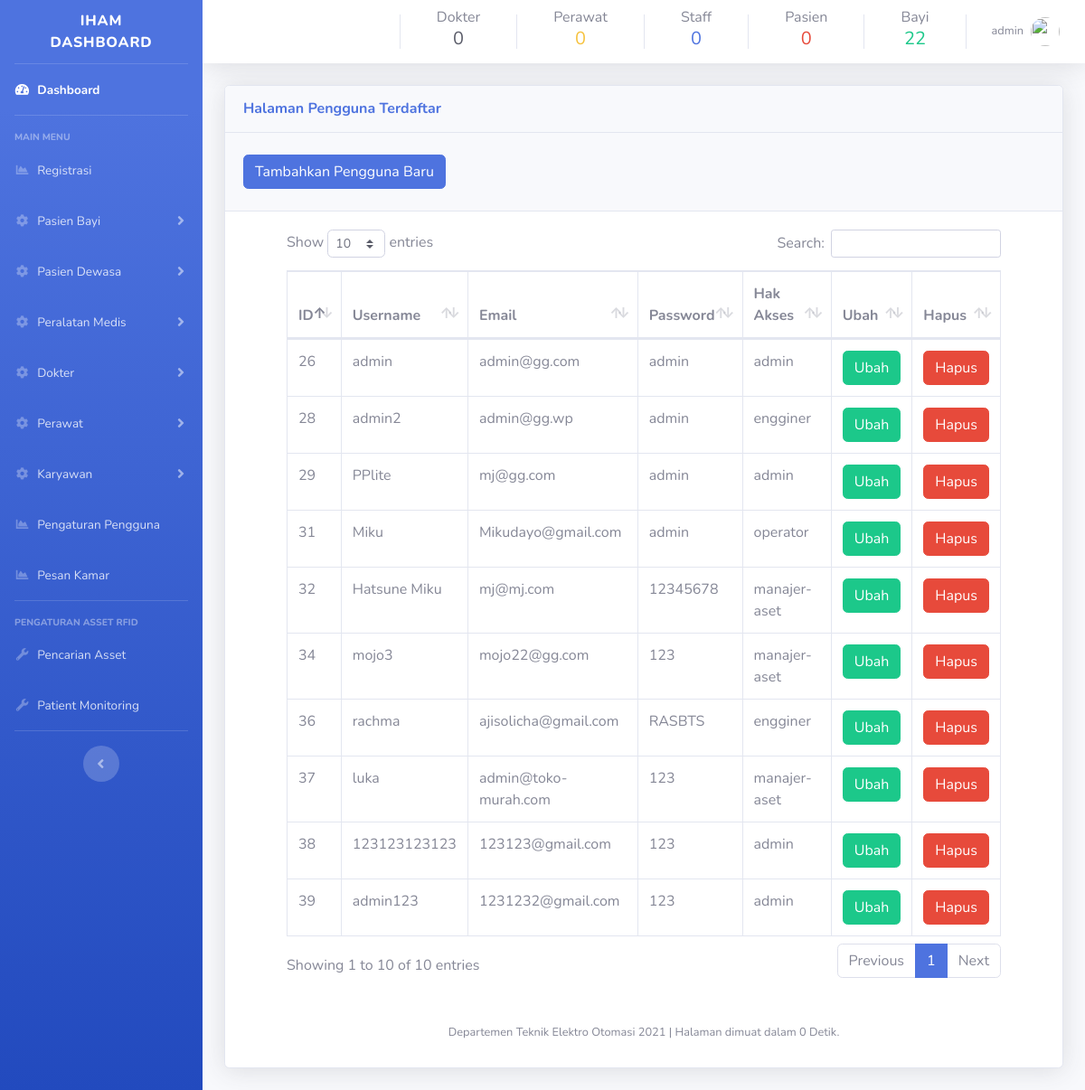
/pengaturan-pengguna.php (signed in), run on the app's committed database.
### tables this page shows
CREATE TABLE `register` (
  `id` int(11) NOT NULL,
  `username` varchar(50) NOT NULL,
  `email` varchar(50) NOT NULL,
  `password` varchar(50) NOT NULL,
  `usertype` varchar(20) NOT NULL
);

### halaman/register.php (the view, shortened to what this page needs)
<div class="container-fluid">
<div class="card shadow mb-4">
  <div class="card-header py-3">
    <h6 class="m-0 font-weight-bold text-primary">Halaman Pengguna Terdaftar
    </h6>
  </div>
  <div class="card-header py-4">
  <button type="button" class="btn btn-primary" data-toggle="modal" data-target="#addadminprofile">
              Tambahkan Pengguna Baru
            </button>
  </div>
<div class="container-fluid">
<div class="container-fluid">
<div class="card-body">
<div class="table-responsive">
    <?php
    $query = "SELECT * FROM register";
    $query_run = mysqli_query($connection, $query);
    ?>
      <table class="table table-bordered" id="tabelpengguna" width="100%" cellspacing="0">
        <thead>
          <tr>
            <th>ID </th>
            <th>Username</th>
            <th>Email</th>
            <th>Password</th>
            <th>Hak Akses</th>
            <th>Ubah</th>
            <th>Hapus</th>
          </tr>
        </thead>
        <tbody>
        <?php
        if(mysqli_num_rows($query_run) >0 )
        {
          while($row = mysqli_fetch_assoc($query_run))
          {
            ?>
          <tr>
          <td><?php echo $row['id']; ?></td>
            <td><?php echo $row['username']; ?></td>
            <td><?php echo $row['email']; ?></td>
            <td><?php echo $row['password']; ?></td>
            <td><?php echo $row['usertype']; ?></td>
            <td>
                      <button type="button" class="btn btn-success editbtn">Ubah</button>
            </td>
            <td>
                <button type="submit" name="delete_btn" class="btn btn-danger deletebtn">Hapus</button>
            </td>
            </div>
            <div class="container-fluid">
          <?php
          }
        }
        else {
          echo "Data tidak ditemukan";
        }
        ?>
    </div>
  </div>
</div>
</div>
<div class="container-fluid">
<div class="container-fluid">

### data on the page
register: id "26", username "admin", email "admin@gg.com", password "admin", usertype "admin"
register: id "28", username "admin2", email "admin@gg.wp", password "admin", usertype "engginer"
register: id "29", username "PPlite", email "mj@gg.com", password "admin", usertype "admin"
register: id "31", username "Miku", email "Mikudayo@gmail.com", password "admin", usertype "operator"
register: id "32", username "Hatsune Miku", email "mj@mj.com", password "12345678", usertype "manajer-aset"
register: id "34", username "mojo3", email "mojo22@gg.com", password "123", usertype "manajer-aset"
register: id "36", username "rachma", email "ajisolicha@gmail.com", password "RASBTS", usertype "engginer"
register: id "37", username "luka", email "admin@toko-murah.com", password "123", usertype "manajer-aset"
register: id "38", username "123123123123", email "123123@gmail.com", password "123", usertype "admin"
register: id "39", username "admin123", email "1231232@gmail.com", password "123", usertype "admin"

### other printed values
$row "0"
$row "22"
$_SESSION['username'] "admin"
$total_time "0"
